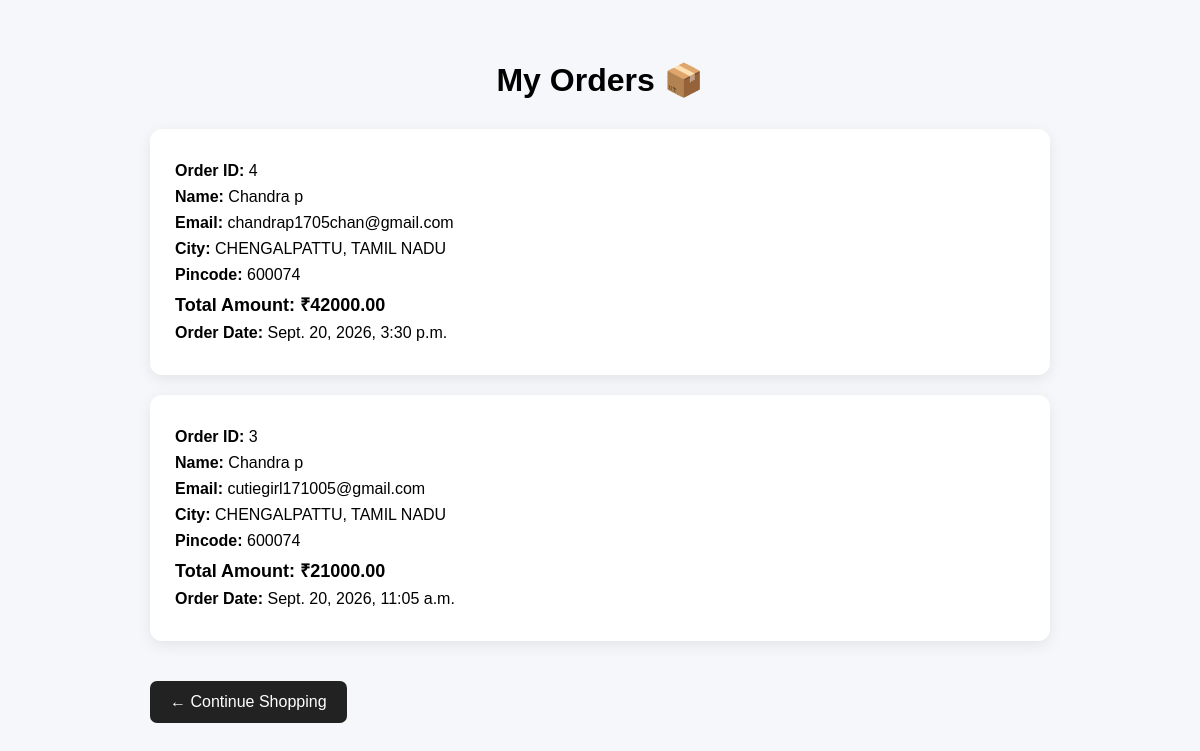
Page /my-orders/ (signed in) on the committed database.
### store/models.py (models this page shows, shortened)
class Order(models.Model):
        user = models.ForeignKey(User, on_delete=models.CASCADE, null=True, blank=True)
        full_name = models.CharField(max_length=100)
        email = models.EmailField()
        phone = models.CharField(max_length=15)
        address = models.TextField()
        city = models.CharField(max_length=100)
        pincode = models.CharField(max_length=10, default='000000')
        total_price = models.DecimalField(max_digits=10,decimal_places=2,default=0)
        created_at = models.DateTimeField(auto_now_add=True,null=True)

### store/views.py (the view)
# urls.py: path('my-orders/', views.my_orders, name='my_orders'),
def my_orders(request):
    if not request.user.is_authenticated:
        return redirect('login')
    orders = Order.objects.filter(user=request.user).order_by('-created_at')
    return render(request, 'my_orders.html', {
        'orders': orders
    })

### store/templates/my_orders.html (shortened to what this page needs)
<!DOCTYPE html>
<html>
<head>
</head>
<body>
<div class="container">
    <h1>My Orders 📦</h1>
    {% if orders %}
        {% for order in orders %}
            <div class="order-card">
                <p><strong>Order ID:</strong> {{ order.id }}</p>
                <p><strong>Name:</strong> {{ order.full_name }}</p>
                <p><strong>Email:</strong> {{ order.email }}</p>
                <p><strong>City:</strong> {{ order.city }}</p>
                <p><strong>Pincode:</strong> {{ order.pincode }}</p>
                <p class="amount">
                    Total Amount: ₹{{ order.total_price }}
                </p>
                <p>
                    <strong>Order Date:</strong>
                    {{ order.created_at }}
                </p>
            </div>
        {% endfor %}
    {% else %}
        <div class="empty">
            <h2>No Orders Yet</h2>
            <p>You haven't placed any orders yet.</p>
        </div>
    {% endif %}
    <a href="{% url 'home' %}" class="back-btn">
        ← Continue Shopping
    </a>
</div>
</body>
</html>

### store/templates/my_orders.html (style rules this page uses)
body { font-family: Arial, sans-serif; background: #f5f7fa; margin: 0; padding: 40px; }
.container { max-width: 900px; margin: auto; }
h1 { text-align: center; margin-bottom: 30px; }
.order-card { background: white; padding: 25px; margin-bottom: 20px; border-radius: 12px; box-shadow: 0 4px 15px rgba(0,0,0,0.08); }
.order-card p { margin: 8px 0; }
.amount { font-size: 18px; font-weight: bold; }
.back-btn { display: inline-block; margin-top: 20px; padding: 12px 20px; background: #222; color: white; text-decoration: none; border-radius: 7px; }

### rows in the picture
Order: id "4", full_name "Chandra p", email "chandrap1705chan@gmail.com", city "CHENGALPATTU, TAMIL NADU", pincode "600074", total_price "42000.00", created_at "Sept. 20, 2026, 3:30 p.m."
Order: id "3", full_name "Chandra p", email "cutiegirl171005@gmail.com", city "CHENGALPATTU, TAMIL NADU", pincode "600074", total_price "21000.00", created_at "Sept. 20, 2026, 11:05 a.m."
